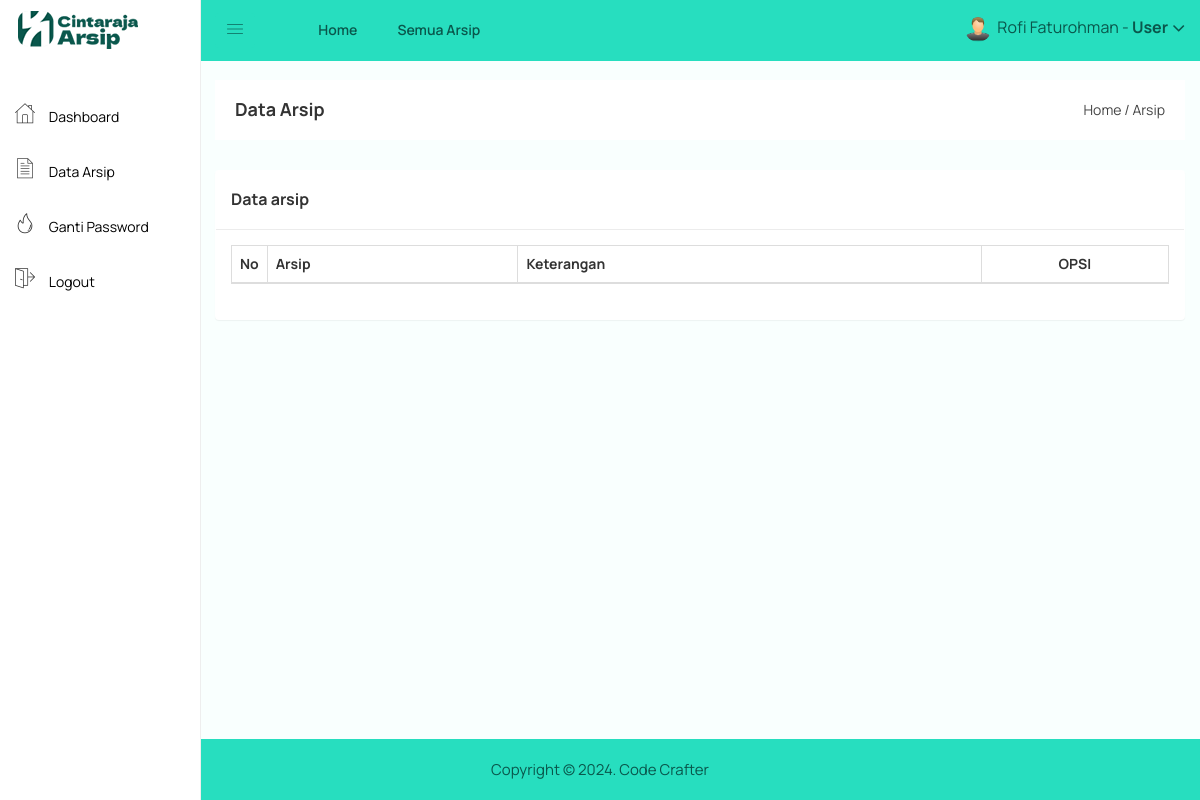
The page /user/arsip.php (signed in) on the database as committed earlier.
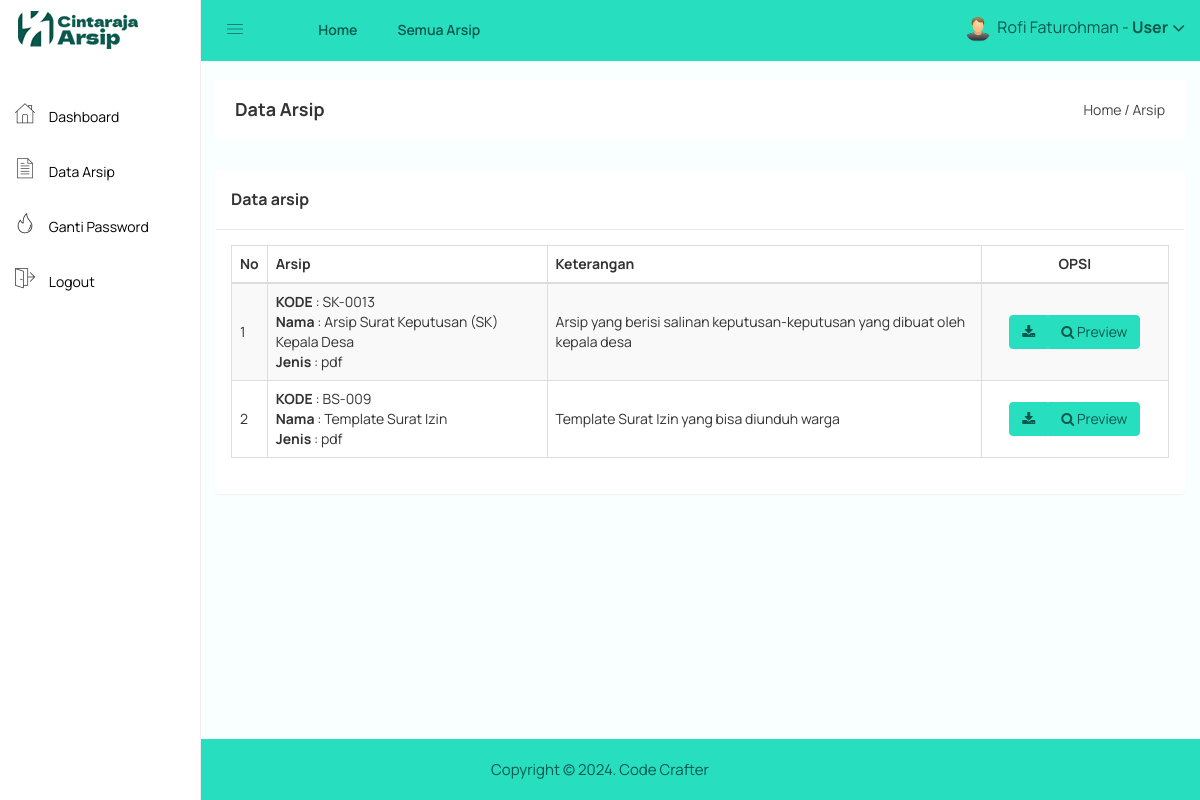
The same page on the database as committed later.
### tables this page shows
CREATE TABLE `arsip` (
  `arsip_id` int(11) NOT NULL,
  `arsip_waktu_upload` datetime NOT NULL,
  `arsip_petugas` int(11) NOT NULL,
  `arsip_kode` varchar(255) NOT NULL,
  `arsip_nama` varchar(255) NOT NULL,
  `arsip_jenis` varchar(255) NOT NULL,
  `arsip_kategori` int(11) NOT NULL,
  `arsip_keterangan` text NOT NULL,
  `arsip_file` varchar(255) NOT NULL
);

### user/arsip.php (the view, shortened to what this page needs)
<?php include 'header.php'; ?>
<div class="breadcome-area">
    <div class="container-fluid">
        <div class="row">
            <div class="col-lg-12 col-md-12 col-sm-12 col-xs-12">
                <div class="breadcome-list">
                    <div class="row">
                        <div class="col-lg-6 col-md-6 col-sm-6 col-xs-12">
                            <div class="breadcome-heading">
                                <h4 style="margin-bottom: 0px">Data Arsip</h4>
                            </div>
                        </div>
                        <div class="col-lg-6 col-md-6 col-sm-6 col-xs-12">
                            <ul class="breadcome-menu" style="padding-top: 0px">
                                <li><a href="#">Home</a> <span class="bread-slash">/</span></li>
                                <li><span class="bread-blod">Arsip</span></li>
                            </ul>
                        </div>
                    </div>
                </div>
            </div>
        </div>
    </div>
</div>
<div class="container-fluid">
    <div class="panel">
        <div class="panel-heading">
            <h3 class="panel-title">Data arsip</h3>
        </div>
        <div class="panel-body">
            <table id="table" class="table table-bordered table-striped table-hover table-datatable">
                <thead>
                    <tr>
                        <th width="1%">No</th>
                        <th>Arsip</th>
                        <th>Keterangan</th>
                        <th class="text-center" width="20%">OPSI</th>
                    </tr>
                </thead>
                <tbody>
                    <?php
                    $no = 1;
                    $arsip = mysqli_query($koneksi,"SELECT * FROM arsip,kategori,petugas WHERE arsip_petugas=petugas_id and arsip_kategori=kategori_id AND kategori_nama='public' ORDER BY arsip_id DESC");
                    while($p = mysqli_fetch_array($arsip)){
                        ?>
                        <tr>
                            <td><?php echo $no++; ?></td>
                            <td>
                                <b>KODE</b> : <?php echo $p['arsip_kode'] ?><br>
                                <b>Nama</b> : <?php echo $p['arsip_nama'] ?><br>
                                <b>Jenis</b> : <?php echo $p['arsip_jenis'] ?><br>
                            </td>
                            <td><?php echo $p['arsip_keterangan'] ?></td>
                            <td class="text-center">
                                <div class="btn-group">
                                    <a target="_blank" class="btn btn-default" href="arsip_download.php?id=<?php echo $p['arsip_id']; ?>"><i class="fa fa-download"></i></a>
                                    <a target="_blank" href="arsip_preview.php?id=<?php echo $p['arsip_id']; ?>" class="btn btn-default"><i class="fa fa-search"></i> Preview</a>
                                </div>
                            </td>
                        </tr>
                        <?php
                    }
                    ?>
                </tbody>
            </table>
        </div>
    </div>
</div>
<?php include 'footer.php'; ?>

Rows that differ between the two databases and show on the page:
added arsip: arsip_kode "SK-0013", arsip_nama "Arsip Surat Keputusan (SK) Kepala Desa", arsip_jenis "pdf", arsip_keterangan "Arsip yang berisi salinan keputusan-keputusan yang dibuat oleh kepala desa"
added arsip: arsip_kode "BS-009", arsip_nama "Template Surat Izin", arsip_jenis "pdf", arsip_keterangan "Template Surat Izin yang bisa diunduh warga"
